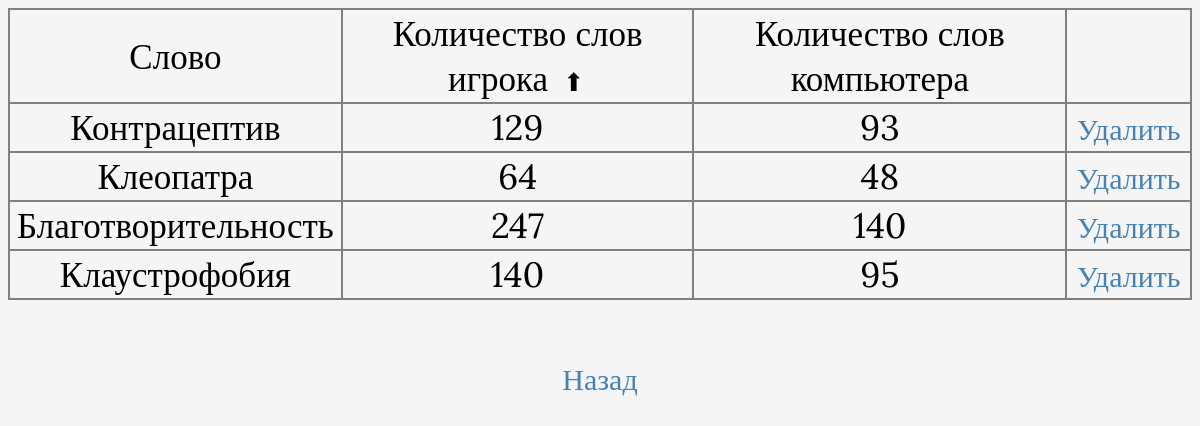
Page /savedgames/ on the earlier database version.
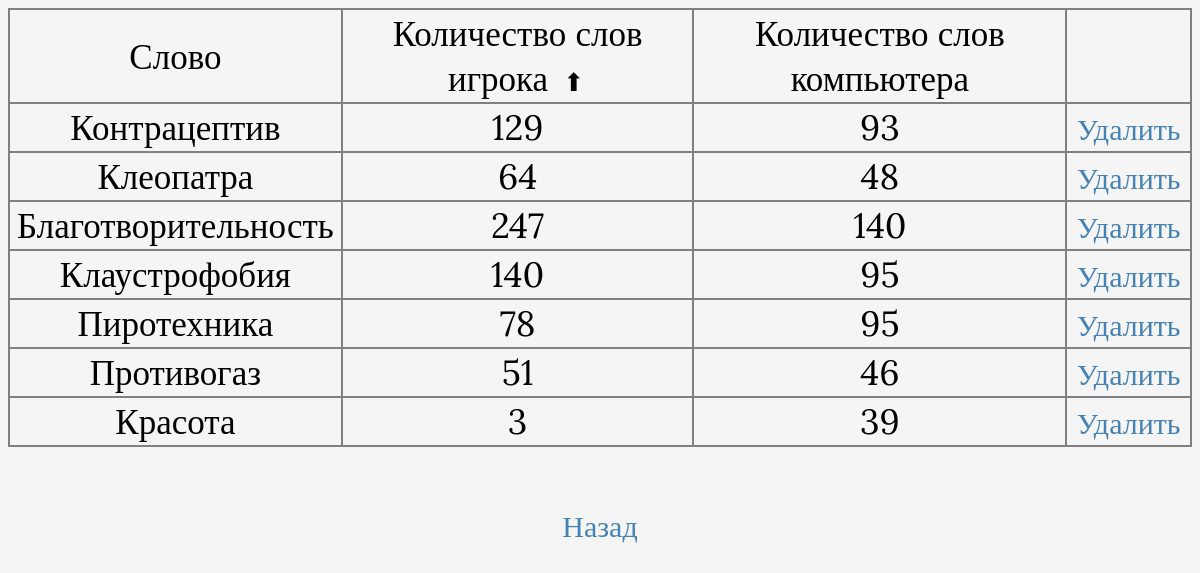
Same page on the later database version.
### word_game/models.py (models this page shows, shortened)
class Save(models.Model):
    long_word = models.CharField(max_length=100, verbose_name='Слово')
    player_points = models.IntegerField(verbose_name='Очки игрока')
    comp_points = models.IntegerField(verbose_name='Очки компьютера')
    objects = models.Manager()
    class Meta:
        verbose_name = 'История игры'
        verbose_name_plural = 'История игр'

### word_game/views.py (the view)
# urls.py: path('savedgames/', savedgames, name='savedgames'),
def savedgames(request):
    saved_games = open_records()
    if request.method == 'POST':
        saved_games = sort_savedgame()
    context = {'saved_games': saved_games}
    return render(request, 'word_game/savedgames.html', context=context)

### word_game/service.py (called while the page is built)
def open_records():
    return Save.objects.all()

### word_game/templates/word_game/savedgames.html (shortened to what this page needs)
<!DOCTYPE html>
{% load static %}
<html lang="en">
<head>
    <link rel="stylesheet" href="{% static 'css/styles.css' %}">
</head>
<body>
<table>
    <tr>
        <td width="350">Слово</td>
        <td width="650">Количество слов игрока
            <form style="display: inline;" action="" method="post">{% csrf_token %}
                <button style="width: 30px; height:35px; border: none; background-color: WhiteSmoke;" type="submit">&#11014;</button>
            </form></td>
        <td width="700">Количество слов компьютера</td>
        <td width="150"></td>
    </tr>
    {% for i in saved_games %}
      <tr>
          <td>{{ i.long_word }}</td>
          <td>{{ i.player_points }}</td>
          <td>{{ i.comp_points }}</td>
          <td><a href="{% url 'delete_game' pk=i.pk %}">Удалить</a></td>
      </tr>
    {% endfor %}
</table>
<p><a href="{% url 'main' %}">Назад</a></p>
</body>
</html>

### word_game/static/css/styles.css (style rules this page uses)
* { font-family: 'Lora', serif; }
body { background-color: WhiteSmoke; text-align: center; font-size: 45px; }
a { font-size: 30px; text-decoration: none; color: #4682B4; }
button { background-color: white; width: 300px; height: 50px; font-size: 25px; }
table { margin: auto; border-collapse: collapse; }
td { text-align: center; border: 2px solid; border-color: gray; font-size: 35px }

Differences in the rows shown:
added Save: long_word "Пиротехника", player_points "78", comp_points "95"
added Save: long_word "Противогаз", player_points "51", comp_points "46"
added Save: long_word "Красота", player_points "3", comp_points "39"
